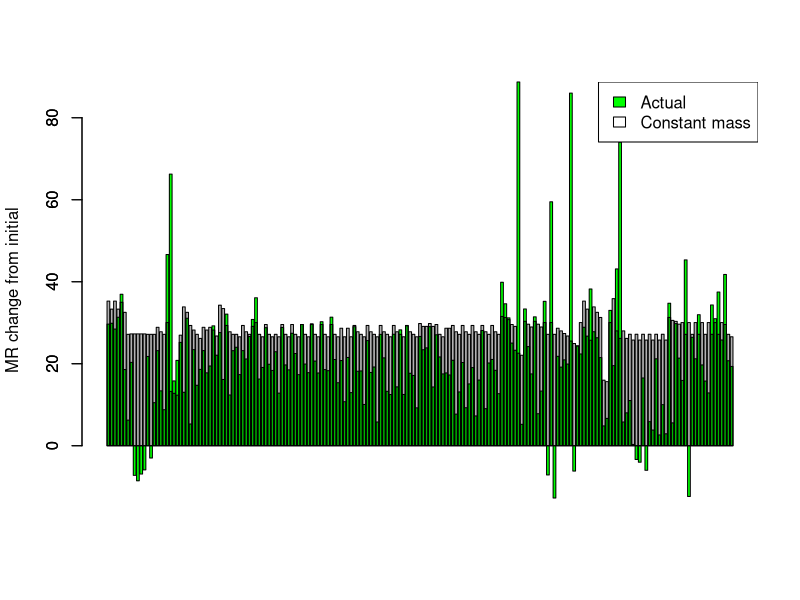
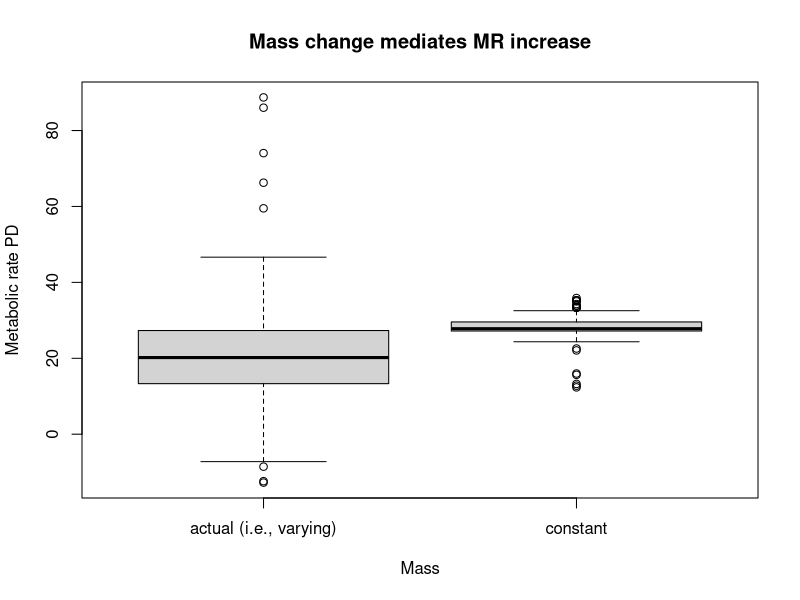
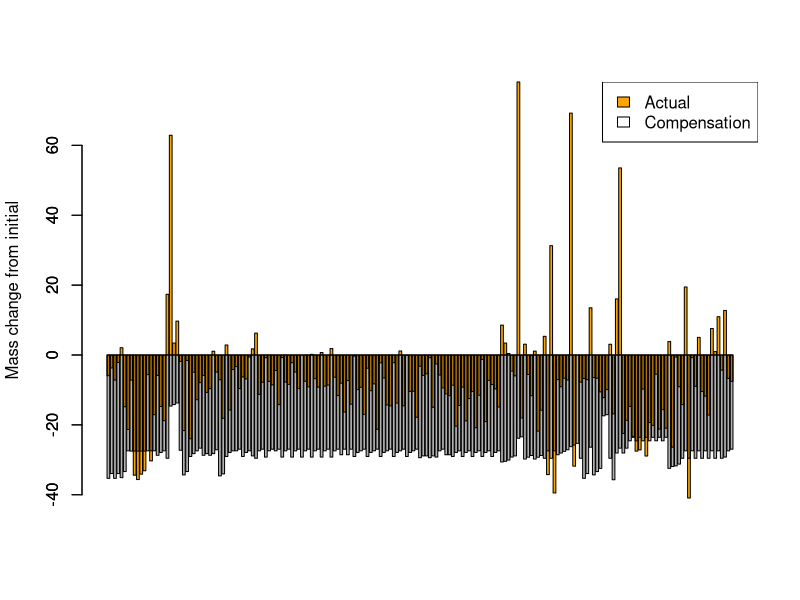
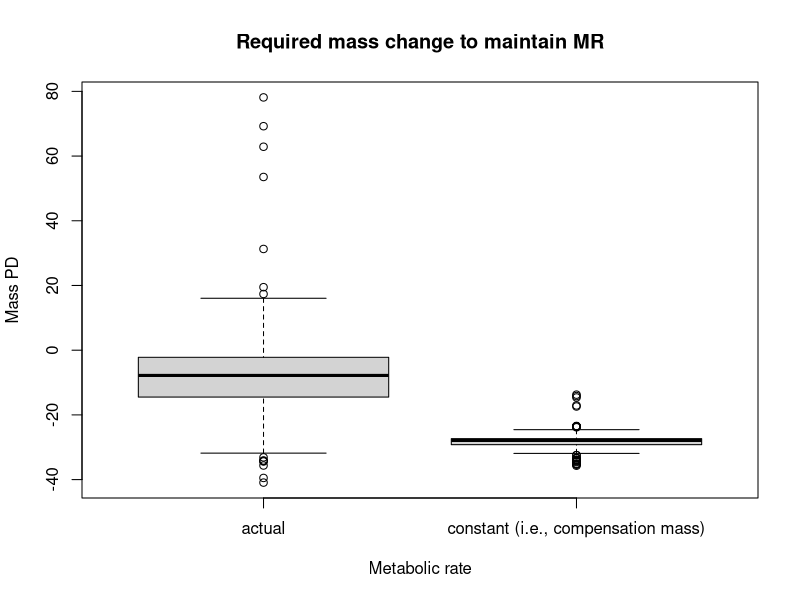
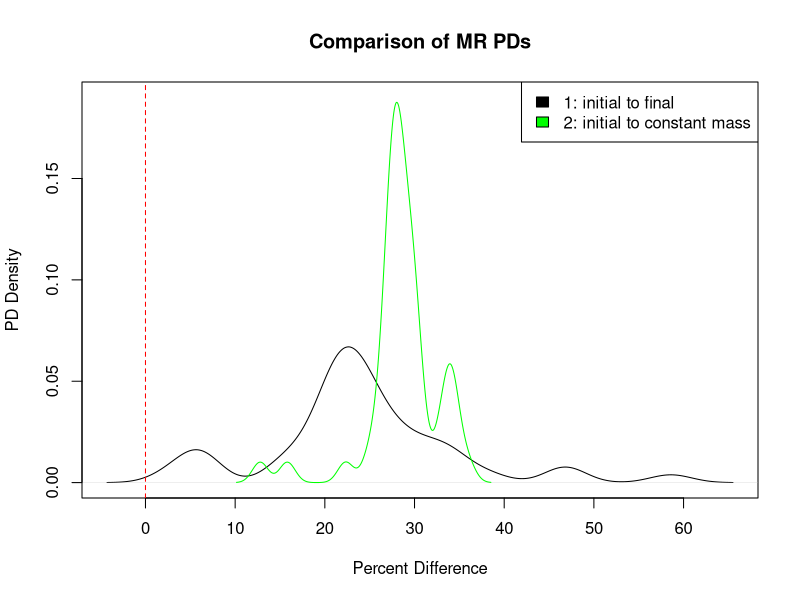
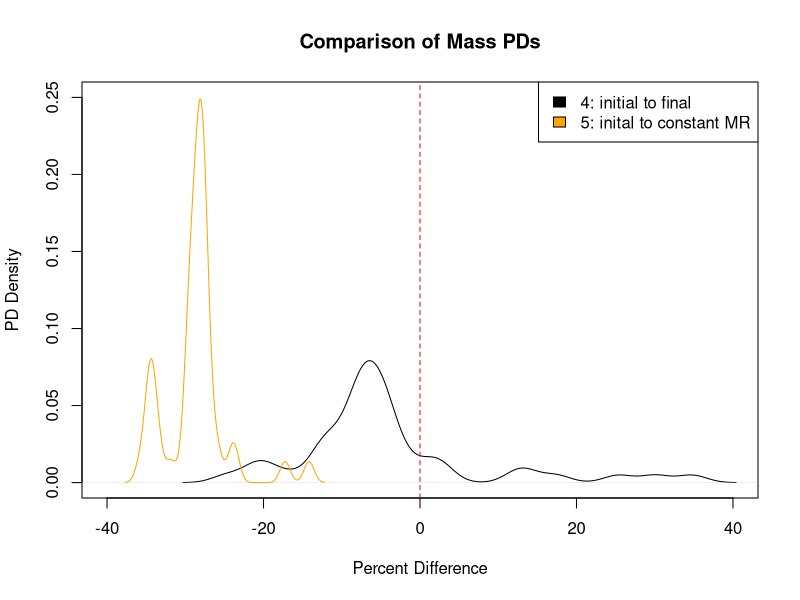

The R script that drew these images, in order:

#--------------CALCULATING EXPONENTS AND ACTIVATION ENERGY FOR METABOLIC EQUATIONS-------------------------------

### For the metabolic rate equation Metabolic Rate = constant * (Mass ^exponent) * e ^ Activation Energy/kt
### This section uses metabolic rate, temperature, and size data to calculated fitted exponent and activation
### energy for the taxonomic classes for which we could find data. 

# Classes: Branchiopoda, Malacostraca, Maxillopoda
# Data source: Makrieva
MR_data = read.csv("Class_metabolicrates_Makrievadata.csv", stringsAsFactors = FALSE)
Class_list=unique(MR_data$Class)
InvK=1/(273.15+MR_data$TC) #getting all the units correct
Mkg=MR_data$Mg/1000
W=MR_data$qWkg*Mkg
MR_data = cbind(MR_data, InvK, W)

#obtaining class-specific exponents for metabolic rate scaling for Branchiopoda Malacostraca and Maxillopoda
class_slopes=c()
for (current_class in Class_list){
  Class_data=subset(MR_data, MR_data$Class == current_class)
  basic=lm(log(Class_data$W) ~ log(Class_data$Mg) + Class_data$InvK)
  Mslope=basic$coefficients[2]
  Tslope=basic$coefficients[3]
  Ea=Tslope*0.00008617
  class_slopes=rbind(class_slopes, c(current_class, Mslope, Tslope, Ea))
}

# Classes: Amphibia
# Data source: White
MR_Amphi = read.csv("Whiteetal_Amphibiandata.csv", stringsAsFactors = FALSE)
A_InvK=1/(273.15+MR_Amphi$TC)
A_Mkg=MR_Amphi$Mg/1000
MR_Amphi = cbind(MR_Amphi, A_InvK, A_Mkg)
A_basic=lm(log(MR_Amphi$Watts) ~ log(MR_Amphi$A_Mkg) + MR_Amphi$A_InvK)
Mslope=A_basic$coefficients[2]
Tslope=A_basic$coefficients[3]
Ea=Tslope*0.00008617
class_slopes=rbind(class_slopes, c("Amphibia", Mslope, Tslope, Ea))
class_slopes=as.data.frame(class_slopes, stringsAsFactors = FALSE)

# Classes: Actinoperygii
# Data source: Gillooly
#obtaining super-class-specific exponents for metabolic rate scaling in fish
MR_fish = read.csv("gillooly_fish.csv", stringsAsFactors = FALSE)
f_Mkg=MR_fish$Mg/1000
MR_fish = cbind(MR_fish, f_Mkg)
F_basic=lm(log(MR_fish$W) ~ log(MR_fish$f_Mkg) + MR_fish$invK)
Mslope=F_basic$coefficients[2]
Tslope=F_basic$coefficients[3]
Ea=Tslope*0.00008617
class_slopes=rbind(class_slopes, c("Actinoperygii", Mslope, Tslope, Ea))
class_slopes=as.data.frame(class_slopes, stringsAsFactors = FALSE)

#removing unneccesary column and renaming columns
class_values=class_slopes[c(-3)]
names(class_values)[names(class_values) == "V1"] = "Class"
names(class_values)[names(class_values) == "log(Class_data$Mg)"] = "exponent"
names(class_values)[names(class_values) == "Class_data$InvK"] = "Ea"

# Classes: Insecta, Gastropoda, Eurotatoria, Entognatha
# Data source (Insecta only): Chown
# Remaining classes' values from theory
I_class="Insecta"
other_class=c("Gastropoda","Eurotatoria", "Entognatha")
I_slope=0.75
I_Ea=-0.62
Other_Ea=-0.63
other_values=cbind(I_class,I_slope,I_Ea)
for (current_class in other_class){
  current_values=cbind(current_class,I_slope,Other_Ea)
  other_values=rbind(other_values, current_values)
}

other_values = as.data.frame(other_values)
names(other_values)[names(other_values) == "I_class"] = "Class"
names(other_values)[names(other_values) == "I_slope"] = "exponent"
names(other_values)[names(other_values) == "I_Ea"] = "Ea"
class_values = rbind(class_values, other_values)
class_values = transform(class_values, exponent = as.numeric(exponent), Ea = as.numeric(Ea))

#---------------------CREATE THREE DEGREE DATASET----------------------------
### Within a scientific paper, the body size-temperature study may have replicated
### experiments or have slightly different experiments that were conducted. Each experiment
### is called a replicate and was given a unique identifier in "MTEEcto_data.csv". 

# Read in compiled experimental dataset, has one temperature and replicate per row
original_data = read.csv("MTEEcto_data.csv", stringsAsFactors = FALSE, fileEncoding = "latin1")

# Turn unique row names into column in original dataset
original_data = data.frame(as.numeric(rownames(original_data)), original_data)
colnames(original_data)[1] = "row_names"

# Create list of experiment names and respective species
replicate_list_original=unique(original_data$studyID)

# Create dataset containing all temperature pairs within each replicate
all_pairs = c()
for(current_replicate in replicate_list_original){
  single_replicate = subset(original_data, original_data$studyID == current_replicate)
  single_replicate_rownames_combos = combn(single_replicate$row_names, 2)
  single_replicate_rownames_combos = t(single_replicate_rownames_combos)
  single_replicate_temps_combos = combn(single_replicate$temp, 2)
  single_replicate_temps_combos = t(single_replicate_temps_combos)
  single_replicate_masses_combos = combn(single_replicate$mass, 2)
  single_replicate_masses_combos = t(single_replicate_masses_combos)
  single_replicate_combos = cbind(single_replicate_rownames_combos, single_replicate_temps_combos, single_replicate_masses_combos)
  single_replicate_combos = data.frame(single_replicate_combos)
  single_replicate_combos = cbind(current_replicate, single_replicate_combos)
  all_pairs = rbind(all_pairs, single_replicate_combos)
}
names(all_pairs) = c("studyID", "initial_temp_row", "final_temp_row", "initial_temp", "final_temp", "initial_mass", "final_mass")

# Subset dataset to contain only temperature pairs that differ by 3*
all_pairs$temp_diff = all_pairs$final_temp - all_pairs$initial_temp
three_degree_pairs = subset(all_pairs, all_pairs$temp_diff == 3)

# Add species to three degree difference pairs
lookup = original_data[match(three_degree_pairs$studyID, original_data$studyID),]
three_degree_pairs$species = lookup$Species
three_degree_pairs$Class = lookup$Class

# List of species and number of pairs per species
species_duplicates = sort(table(three_degree_pairs$species), decreasing=TRUE)

# Add class-specific values to pairs dataset
store_class_values = class_values[match(three_degree_pairs$Class, class_values$Class),]
three_degree_pairs = cbind(three_degree_pairs, store_class_values$exponent, store_class_values$Ea)
colnames(three_degree_pairs)[11] = "exponent"
colnames(three_degree_pairs)[12] = "Ea"

# List of classes and number of pairs per class
class_distribution = table(three_degree_pairs$Class)

#------------------CALCULATE METABOLIC RATES/MASSES--------------------------

# Use MTE equation to calculate metabolic rates (initial, final, and w/ constant/initial mass)
three_degree_pairs$initial_metrate = (three_degree_pairs$initial_mass ^ three_degree_pairs$exponent) * (exp(((three_degree_pairs$Ea) / (.00008617 * (three_degree_pairs$initial_temp + 273.15)))))
three_degree_pairs$final_metrate = (three_degree_pairs$final_mass ^ three_degree_pairs$exponent) * (exp(((three_degree_pairs$Ea) / (.00008617 * (three_degree_pairs$final_temp + 273.15)))))
three_degree_pairs$constantmass_metrate = (three_degree_pairs$initial_mass ^ three_degree_pairs$exponent) * (exp(((three_degree_pairs$Ea) / (.00008617 * (three_degree_pairs$final_temp + 273.15)))))

# Use rearranged MTE equation to calculate mass w/ constant/initial metabolic rate
three_degree_pairs$constantmetrate_mass = (three_degree_pairs$initial_metrate / (exp(three_degree_pairs$Ea / (.00008617 * (three_degree_pairs$final_temp + 273.15))))) ^ (1 / three_degree_pairs$exponent)

#--------------------EXPLORATORY STATS AND FIGURES-----------------------

### Summary values

# Percent differences for metabolic rates
  # 1: initial to final (empirical), expect increase
  # 2: initial to constant mass (theoretical), expect increase
  # 3: final to constant mass, expect increase
three_degree_pairs$PD_1 = ((three_degree_pairs$final_metrate / three_degree_pairs$initial_metrate) - 1) * 100
three_degree_pairs$PD_2 = ((three_degree_pairs$constantmass_metrate / three_degree_pairs$initial_metrate) - 1) * 100
three_degree_pairs$PD_3 = ((three_degree_pairs$constantmass_metrate / three_degree_pairs$final_metrate) - 1) * 100

# Percent differences for masses
  # 4: initial to final (empirical), expect decrease
  # 5: initial to constant metabolic rate (theoretical), expect decrease
  # 6: final to constant metabolic rate, expect decrease
three_degree_pairs$PD_4 = ((three_degree_pairs$final_mass / three_degree_pairs$initial_mass) - 1) * 100
three_degree_pairs$PD_5 = ((three_degree_pairs$constantmetrate_mass / three_degree_pairs$initial_mass) - 1) * 100
three_degree_pairs$PD_6 = ((three_degree_pairs$constantmetrate_mass / three_degree_pairs$final_mass) - 1) * 100

# Create species dataset
# This code is way awful
library(dplyr)

# Get columns for averages
species_data = three_degree_pairs %>%
  group_by(species) %>%
  #summarise(count = n())
  summarise_each(funs(mean), initial_mass, final_mass, initial_metrate, final_metrate, 
                 constantmass_metrate, constantmetrate_mass, PD_1, PD_2, PD_3, PD_4, PD_5, PD_6) 

# Add in species occurrence values
occurrences = three_degree_pairs %>%
  group_by(species) %>%
  summarise(count = n())

species_data$occurrences = occurrences$count

# Add in class column
lookup_test = lookup[match(species_data$species, three_degree_pairs$species),]
species_data$class = lookup_test$Class

### Figures

# Metabolic rate PD comparison for each observationn
barplot(three_degree_pairs$PD_1, col = "green", ylab = "MR change from initial")
barplot(three_degree_pairs$PD_2, col = rgb(0, 0, 0, alpha = 0.3), add = TRUE)
legend("topright", c("Actual", "Constant mass"), fill = c("green", "white"))

# Metabolic rate PD comparison for actual and constant mass conditions
boxplot(three_degree_pairs$PD_1, three_degree_pairs$PD_2, main = "Mass change mediates MR increase", xlab = "Mass", ylab = "Metabolic rate PD", names = c("actual (i.e., varying)", "constant"))

# Mass PD comparison for each observationn
barplot(three_degree_pairs$PD_4, col = "orange", ylab = "Mass change from initial")
barplot(three_degree_pairs$PD_5, col = rgb(0, 0, 0, alpha = 0.3), add = TRUE)
legend("topright", c("Actual", "Compensation"), fill = c("orange", "white"))

# Mass PD comparison for actual and constant metabolic rate conditions
boxplot(three_degree_pairs$PD_4, three_degree_pairs$PD_5, main = "Required mass change to maintain MR", xlab = "Metabolic rate", ylab = "Mass PD", names = c("actual", "constant (i.e., compensation mass)"))

# Density plots for t-test for metabolic rate + normality test + t-test
plot(density(species_data$PD_1), col = "black", ylim = c(0, 0.19), main = "Comparison of MR PDs", xlab = "Percent Difference", ylab = "PD Density")
legend("topright", c("1: initial to final", "2: initial to constant mass"), fill = c("black", "green"))
lines(density(species_data$PD_2), col = "green")
abline(v = 0, lty = 2, col = "red")
shapiro.test(species_data$PD_1)
shapiro.test(species_data$PD_2)
t.test(species_data$PD_1, species_data$PD_2, paired = TRUE)

# Density plots for t-test for mass + normality test + t-test
plot(density(species_data$PD_4), col = "black", xlim = c(-40, 40), ylim = c(0, 0.25), main = "Comparison of Mass PDs", xlab = "Percent Difference", ylab = "PD Density")
lines(density(species_data$PD_5), col = "orange")
legend("topright", c("4: initial to final", "5: inital to constant MR"), fill = c("black", "orange"))
abline(v = 0, lty = 2, col = "red")
shapiro.test(species_data$PD_4)
shapiro.test(species_data$PD_5)
t.test(species_data$PD_4, species_data$PD_5, paired = TRUE)

### Statistical tests
